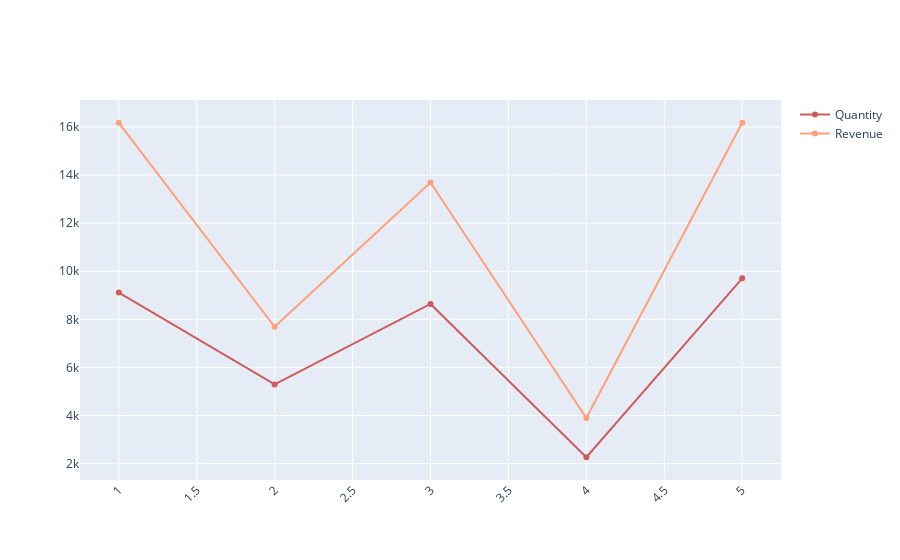

Write notebook code for a chart like this one.
### Code cell
fig1 = go.Figure()
fig1.add_trace(go.Line(
    x=dataFraSum.Month,
    y=dataFraSum.Quantity,
    name='Quantity',
    marker_color='indianred'
))
fig1.add_trace(go.Line(
    x=dataFraSum.Month,
    y=dataFraSum.Revenue,
    name='Revenue',
    marker_color='lightsalmon'
))

# Here we modify the tickangle of the xaxis, resulting in rotated labels.
fig1.update_layout(barmode='group', xaxis_tickangle=-45)
fig1.show()

### Figure 1 — Plotly figure (JSON) as saved in the notebook; plotly's stock layout.template omitted (floating-point values rounded to 4 significant figures)
{"data": [{"marker": {"color": "indianred"}, "name": "Quantity", "type": "scatter", "x": [1, 2, 3, 4, 5], "y": [9112, 5294, 8640, 2265, 9706]}, {"marker": {"color": "lightsalmon"}, "name": "Revenue", "type": "scatter", "x": [1, 2, 3, 4, 5], "y": [16170.0, 7688.0, 13690.0, 3899.0, 16170.0]}], "layout": {"barmode": "group", "xaxis": {"tickangle": -45}}}
